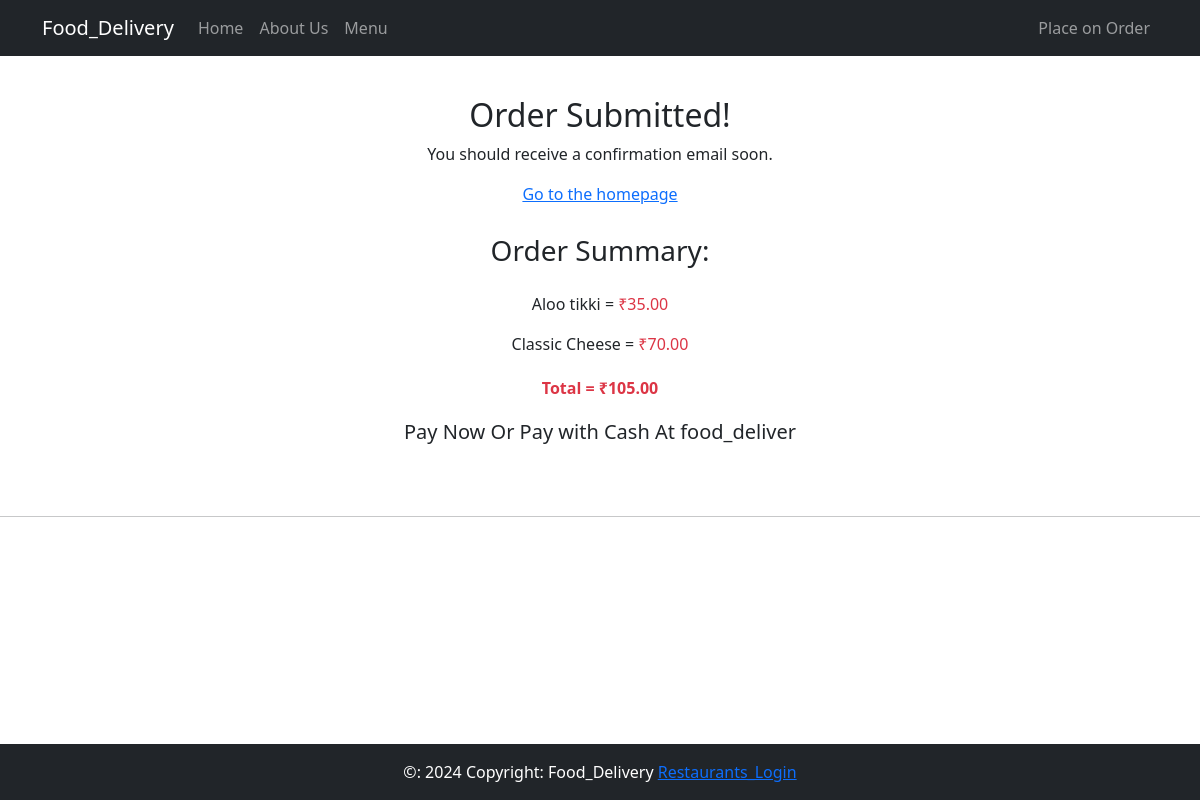
The app's page /order-confirmation/60 with its own data.
### customer/models.py (models this page shows, shortened)
class MenuItem(models.Model):
    name = models.CharField(max_length=100)
    description = models.TextField()
    image = models.ImageField(upload_to='menu_images/')
    price = models.DecimalField(max_digits=5, decimal_places=2)
    category = models.ManyToManyField('Category', related_name='item')

class OrderModel(models.Model):
    created_on = models.DateTimeField(auto_now_add=True)
    price = models.DecimalField(max_digits=7, decimal_places=2)
    items = models.ManyToManyField(
        'MenuItem', related_name='order', blank=True)
    name = models.CharField(max_length=30, blank=True)
    email = models.CharField(max_length=50, blank=True)
    street = models.CharField(max_length=50, blank=True)
    city = models.CharField(max_length=50, blank=True)
    state = models.CharField(max_length=15, blank=True)
    pin_code = models.IntegerField(blank=True, null=True)
    is_paid = models.BooleanField(default=False)
    is_shipped = models.BooleanField(default=False)

### customer/views.py (the view, shortened to what this page needs)
# urls.py: path('order-confirmation/<int:pk>', OrderConfirmation.as_view(), name='order-confirmation'),
class OrderConfirmation(View):
    def get(self, request, pk, *args, **kwargs):
        order = OrderModel.objects.get(pk=pk)
        context = {
            'pk': order.pk,
            'items': order.items,
            'price': order.price,
        }
        return render(request, 'customer/order_confirmation.html', context)

### customer/templates/customer/order_confirmation.html (shortened to what this page needs)
{% extends 'customer/base.html' %}
{% block content %}
<div class="container mt-5">
    <div class="row justify-content-center mt-1">
        <div class="col-md-5 col-sm-12 p-4 text-center">
            <h2>Order Submitted!</h2>
            <p>You should receive a confirmation email soon.</p>
            <a href="{% url 'home' %}">Go to the homepage</a>
        </div>
    </div>
    <div class="row justify-content-center mt-1">
        <div class="col-md-5 col-sm-12 text-center">
            <h3 class="pb-3">Order Summary:</h3>
            {% for item in items.all %}
                <p>{{ item.name }} = <span class="pl-2 text-danger">₹{{ item.price }}</span></p>
            {% endfor %}
            <p class="fw-bold text-danger pt-1">Total = ₹{{ price }}</p>
        </div>
    </div>
    <div class=" row justify-content-center my-1 pb-5">
        <div class= " col-md-6 text-center">
            <h5 class="">Pay Now  Or Pay with Cash At food_deliver</h5>
        </div>
    </div>
</div>
<hr>
{% endblock content %}

### records on screen
MenuItem: name "Aloo tikki", price "35.00"
MenuItem: name "Classic Cheese", price "70.00"
OrderModel: price "105.00"
